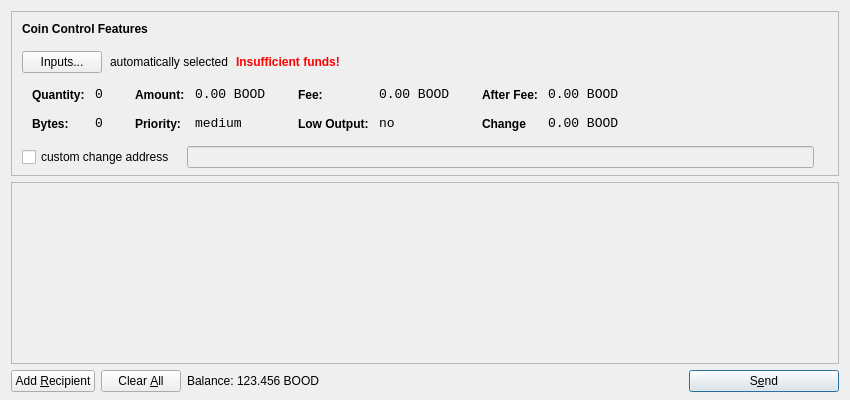
<?xml version="1.0" encoding="UTF-8"?>
<ui version="4.0">
 <class>SendCoinsDialog</class>
 <widget class="QDialog" name="SendCoinsDialog">
  <property name="geometry">
   <rect>
    <x>0</x>
    <y>0</y>
    <width>850</width>
    <height>400</height>
   </rect>
  </property>
  <property name="windowTitle">
   <string>Send Coins</string>
  </property>
  <layout class="QVBoxLayout" name="verticalLayout" stretch="0,1,0">
   <property name="bottomMargin">
    <number>8</number>
   </property>
   <item>
    <widget class="QFrame" name="frameCoinControl">
     <property name="sizePolicy">
      <sizepolicy hsizetype="Expanding" vsizetype="Expanding">
       <horstretch>0</horstretch>
       <verstretch>0</verstretch>
      </sizepolicy>
     </property>
     <property name="maximumSize">
      <size>
       <width>16777215</width>
       <height>16777215</height>
      </size>
     </property>
     <property name="frameShape">
      <enum>QFrame::StyledPanel</enum>
     </property>
     <property name="frameShadow">
      <enum>QFrame::Sunken</enum>
     </property>
     <layout class="QVBoxLayout" name="verticalLayoutCoinControl2">
      <property name="spacing">
       <number>-1</number>
      </property>
      <property name="leftMargin">
       <number>0</number>
      </property>
      <property name="topMargin">
       <number>0</number>
      </property>
      <property name="rightMargin">
       <number>0</number>
      </property>
      <property name="bottomMargin">
       <number>6</number>
      </property>
      <item>
       <layout class="QVBoxLayout" name="verticalLayoutCoinControl" stretch="0,0,0,0,1">
        <property name="spacing">
         <number>0</number>
        </property>
        <property name="leftMargin">
         <number>10</number>
        </property>
        <property name="topMargin">
         <number>10</number>
        </property>
        <item>
         <layout class="QHBoxLayout" name="horizontalLayoutCoinControl1">
          <property name="bottomMargin">
           <number>15</number>
          </property>
          <item>
           <widget class="QLabel" name="labelCoinControlFeatures">
            <property name="sizePolicy">
             <sizepolicy hsizetype="Preferred" vsizetype="Maximum">
              <horstretch>0</horstretch>
              <verstretch>0</verstretch>
             </sizepolicy>
            </property>
            <property name="font">
             <font>
              <weight>75</weight>
              <bold>true</bold>
             </font>
            </property>
            <property name="styleSheet">
             <string notr="true">font-weight:bold;</string>
            </property>
            <property name="text">
             <string>Coin Control Features</string>
            </property>
           </widget>
          </item>
         </layout>
        </item>
        <item>
         <layout class="QHBoxLayout" name="horizontalLayoutCoinControl2" stretch="0,0,0,0">
          <property name="spacing">
           <number>8</number>
          </property>
          <property name="bottomMargin">
           <number>10</number>
          </property>
          <item>
           <widget class="QPushButton" name="pushButtonCoinControl">
            <property name="styleSheet">
             <string notr="true"/>
            </property>
            <property name="text">
             <string>Inputs...</string>
            </property>
           </widget>
          </item>
          <item>
           <widget class="QLabel" name="labelCoinControlAutomaticallySelected">
            <property name="text">
             <string>automatically selected</string>
            </property>
            <property name="margin">
             <number>5</number>
            </property>
           </widget>
          </item>
          <item>
           <widget class="QLabel" name="labelCoinControlInsuffFunds">
            <property name="font">
             <font>
              <weight>75</weight>
              <bold>true</bold>
             </font>
            </property>
            <property name="styleSheet">
             <string notr="true">color:red;font-weight:bold;</string>
            </property>
            <property name="text">
             <string>Insufficient funds!</string>
            </property>
            <property name="margin">
             <number>5</number>
            </property>
           </widget>
          </item>
          <item>
           <spacer name="horizontalSpacerCoinControl">
            <property name="orientation">
             <enum>Qt::Horizontal</enum>
            </property>
            <property name="sizeHint" stdset="0">
             <size>
              <width>40</width>
              <height>1</height>
             </size>
            </property>
           </spacer>
          </item>
         </layout>
        </item>
        <item>
         <widget class="QWidget" name="widgetCoinControl" native="true">
          <property name="sizePolicy">
           <sizepolicy hsizetype="Preferred" vsizetype="Preferred">
            <horstretch>0</horstretch>
            <verstretch>0</verstretch>
           </sizepolicy>
          </property>
          <property name="minimumSize">
           <size>
            <width>0</width>
            <height>0</height>
           </size>
          </property>
          <property name="styleSheet">
           <string notr="true"/>
          </property>
          <layout class="QHBoxLayout" name="horizontalLayoutCoinControl5">
           <property name="margin">
            <number>0</number>
           </property>
           <item>
            <layout class="QHBoxLayout" name="horizontalLayoutCoinControl3" stretch="0,0,0,1">
             <property name="spacing">
              <number>20</number>
             </property>
             <property name="topMargin">
              <number>0</number>
             </property>
             <property name="bottomMargin">
              <number>10</number>
             </property>
             <item>
              <layout class="QFormLayout" name="formLayoutCoinControl1">
               <property name="horizontalSpacing">
                <number>10</number>
               </property>
               <property name="verticalSpacing">
                <number>14</number>
               </property>
               <property name="leftMargin">
                <number>10</number>
               </property>
               <property name="topMargin">
                <number>4</number>
               </property>
               <property name="rightMargin">
                <number>6</number>
               </property>
               <item row="0" column="0">
                <widget class="QLabel" name="labelCoinControlQuantityText">
                 <property name="styleSheet">
                  <string notr="true">font-weight:bold;</string>
                 </property>
                 <property name="text">
                  <string>Quantity:</string>
                 </property>
                 <property name="margin">
                  <number>0</number>
                 </property>
                </widget>
               </item>
               <item row="0" column="1">
                <widget class="QLabel" name="labelCoinControlQuantity">
                 <property name="font">
                  <font>
                   <family>Monospace</family>
                   <pointsize>10</pointsize>
                  </font>
                 </property>
                 <property name="cursor">
                  <cursorShape>IBeamCursor</cursorShape>
                 </property>
                 <property name="contextMenuPolicy">
                  <enum>Qt::ActionsContextMenu</enum>
                 </property>
                 <property name="text">
                  <string>0</string>
                 </property>
                 <property name="margin">
                  <number>0</number>
                 </property>
                 <property name="textInteractionFlags">
                  <set>Qt::LinksAccessibleByMouse|Qt::TextSelectableByKeyboard|Qt::TextSelectableByMouse</set>
                 </property>
                </widget>
               </item>
               <item row="1" column="0">
                <widget class="QLabel" name="labelCoinControlBytesText">
                 <property name="styleSheet">
                  <string notr="true">font-weight:bold;</string>
                 </property>
                 <property name="text">
                  <string>Bytes:</string>
                 </property>
                </widget>
               </item>
               <item row="1" column="1">
                <widget class="QLabel" name="labelCoinControlBytes">
                 <property name="font">
                  <font>
                   <family>Monospace</family>
                   <pointsize>10</pointsize>
                  </font>
                 </property>
                 <property name="cursor">
                  <cursorShape>IBeamCursor</cursorShape>
                 </property>
                 <property name="contextMenuPolicy">
                  <enum>Qt::ActionsContextMenu</enum>
                 </property>
                 <property name="text">
                  <string>0</string>
                 </property>
                 <property name="textInteractionFlags">
                  <set>Qt::LinksAccessibleByMouse|Qt::TextSelectableByKeyboard|Qt::TextSelectableByMouse</set>
                 </property>
                </widget>
               </item>
              </layout>
             </item>
             <item>
              <layout class="QFormLayout" name="formLayoutCoinControl2">
               <property name="horizontalSpacing">
                <number>10</number>
               </property>
               <property name="verticalSpacing">
                <number>14</number>
               </property>
               <property name="leftMargin">
                <number>6</number>
               </property>
               <property name="topMargin">
                <number>4</number>
               </property>
               <property name="rightMargin">
                <number>6</number>
               </property>
               <item row="0" column="0">
                <widget class="QLabel" name="labelCoinControlAmountText">
                 <property name="styleSheet">
                  <string notr="true">font-weight:bold;</string>
                 </property>
                 <property name="text">
                  <string>Amount:</string>
                 </property>
                 <property name="margin">
                  <number>0</number>
                 </property>
                </widget>
               </item>
               <item row="0" column="1">
                <widget class="QLabel" name="labelCoinControlAmount">
                 <property name="font">
                  <font>
                   <family>Monospace</family>
                   <pointsize>10</pointsize>
                  </font>
                 </property>
                 <property name="cursor">
                  <cursorShape>IBeamCursor</cursorShape>
                 </property>
                 <property name="contextMenuPolicy">
                  <enum>Qt::ActionsContextMenu</enum>
                 </property>
                 <property name="text">
                  <string notr="true">0.00 BOOD</string>
                 </property>
                 <property name="textInteractionFlags">
                  <set>Qt::LinksAccessibleByMouse|Qt::TextSelectableByKeyboard|Qt::TextSelectableByMouse</set>
                 </property>
                </widget>
               </item>
               <item row="1" column="0">
                <widget class="QLabel" name="labelCoinControlPriorityText">
                 <property name="styleSheet">
                  <string notr="true">font-weight:bold;</string>
                 </property>
                 <property name="text">
                  <string>Priority:</string>
                 </property>
                </widget>
               </item>
               <item row="1" column="1">
                <widget class="QLabel" name="labelCoinControlPriority">
                 <property name="font">
                  <font>
                   <family>Monospace</family>
                   <pointsize>10</pointsize>
                  </font>
                 </property>
                 <property name="cursor">
                  <cursorShape>IBeamCursor</cursorShape>
                 </property>
                 <property name="contextMenuPolicy">
                  <enum>Qt::ActionsContextMenu</enum>
                 </property>
                 <property name="text">
                  <string>medium</string>
                 </property>
                 <property name="textInteractionFlags">
                  <set>Qt::LinksAccessibleByMouse|Qt::TextSelectableByKeyboard|Qt::TextSelectableByMouse</set>
                 </property>
                </widget>
               </item>
              </layout>
             </item>
             <item>
              <layout class="QFormLayout" name="formLayoutCoinControl3">
               <property name="horizontalSpacing">
                <number>10</number>
               </property>
               <property name="verticalSpacing">
                <number>14</number>
               </property>
               <property name="leftMargin">
                <number>6</number>
               </property>
               <property name="topMargin">
                <number>4</number>
               </property>
               <property name="rightMargin">
                <number>6</number>
               </property>
               <item row="0" column="0">
                <widget class="QLabel" name="labelCoinControlFeeText">
                 <property name="styleSheet">
                  <string notr="true">font-weight:bold;</string>
                 </property>
                 <property name="text">
                  <string>Fee:</string>
                 </property>
                 <property name="margin">
                  <number>0</number>
                 </property>
                </widget>
               </item>
               <item row="0" column="1">
                <widget class="QLabel" name="labelCoinControlFee">
                 <property name="font">
                  <font>
                   <family>Monospace</family>
                   <pointsize>10</pointsize>
                  </font>
                 </property>
                 <property name="cursor">
                  <cursorShape>IBeamCursor</cursorShape>
                 </property>
                 <property name="contextMenuPolicy">
                  <enum>Qt::ActionsContextMenu</enum>
                 </property>
                 <property name="text">
                  <string notr="true">0.00 BOOD</string>
                 </property>
                 <property name="textInteractionFlags">
                  <set>Qt::LinksAccessibleByMouse|Qt::TextSelectableByKeyboard|Qt::TextSelectableByMouse</set>
                 </property>
                </widget>
               </item>
               <item row="1" column="0">
                <widget class="QLabel" name="labelCoinControlLowOutputText">
                 <property name="styleSheet">
                  <string notr="true">font-weight:bold;</string>
                 </property>
                 <property name="text">
                  <string>Low Output:</string>
                 </property>
                </widget>
               </item>
               <item row="1" column="1">
                <widget class="QLabel" name="labelCoinControlLowOutput">
                 <property name="font">
                  <font>
                   <family>Monospace</family>
                   <pointsize>10</pointsize>
                  </font>
                 </property>
                 <property name="cursor">
                  <cursorShape>IBeamCursor</cursorShape>
                 </property>
                 <property name="contextMenuPolicy">
                  <enum>Qt::ActionsContextMenu</enum>
                 </property>
                 <property name="text">
                  <string>no</string>
                 </property>
                 <property name="textInteractionFlags">
                  <set>Qt::LinksAccessibleByMouse|Qt::TextSelectableByKeyboard|Qt::TextSelectableByMouse</set>
                 </property>
                </widget>
               </item>
              </layout>
             </item>
             <item>
              <layout class="QFormLayout" name="formLayoutCoinControl4">
               <property name="horizontalSpacing">
                <number>10</number>
               </property>
               <property name="verticalSpacing">
                <number>14</number>
               </property>
               <property name="leftMargin">
                <number>6</number>
               </property>
               <property name="topMargin">
                <number>4</number>
               </property>
               <property name="rightMargin">
                <number>6</number>
               </property>
               <item row="0" column="0">
                <widget class="QLabel" name="labelCoinControlAfterFeeText">
                 <property name="styleSheet">
                  <string notr="true">font-weight:bold;</string>
                 </property>
                 <property name="text">
                  <string>After Fee:</string>
                 </property>
                 <property name="margin">
                  <number>0</number>
                 </property>
                </widget>
               </item>
               <item row="0" column="1">
                <widget class="QLabel" name="labelCoinControlAfterFee">
                 <property name="font">
                  <font>
                   <family>Monospace</family>
                   <pointsize>10</pointsize>
                  </font>
                 </property>
                 <property name="cursor">
                  <cursorShape>IBeamCursor</cursorShape>
                 </property>
                 <property name="contextMenuPolicy">
                  <enum>Qt::ActionsContextMenu</enum>
                 </property>
                 <property name="text">
                  <string notr="true">0.00 BOOD</string>
                 </property>
                 <property name="textInteractionFlags">
                  <set>Qt::LinksAccessibleByMouse|Qt::TextSelectableByKeyboard|Qt::TextSelectableByMouse</set>
                 </property>
                </widget>
               </item>
               <item row="1" column="0">
                <widget class="QLabel" name="labelCoinControlChangeText">
                 <property name="styleSheet">
                  <string notr="true">font-weight:bold;</string>
                 </property>
                 <property name="text">
                  <string>Change</string>
                 </property>
                </widget>
               </item>
               <item row="1" column="1">
                <widget class="QLabel" name="labelCoinControlChange">
                 <property name="font">
                  <font>
                   <family>Monospace</family>
                   <pointsize>10</pointsize>
                  </font>
                 </property>
                 <property name="cursor">
                  <cursorShape>IBeamCursor</cursorShape>
                 </property>
                 <property name="contextMenuPolicy">
                  <enum>Qt::ActionsContextMenu</enum>
                 </property>
                 <property name="text">
                  <string notr="true">0.00 BOOD</string>
                 </property>
                 <property name="textInteractionFlags">
                  <set>Qt::LinksAccessibleByMouse|Qt::TextSelectableByKeyboard|Qt::TextSelectableByMouse</set>
                 </property>
                </widget>
               </item>
              </layout>
             </item>
            </layout>
           </item>
          </layout>
         </widget>
        </item>
        <item>
         <layout class="QHBoxLayout" name="horizontalLayoutCoinControl4" stretch="0,0,0">
          <property name="spacing">
           <number>12</number>
          </property>
          <property name="sizeConstraint">
           <enum>QLayout::SetDefaultConstraint</enum>
          </property>
          <property name="topMargin">
           <number>5</number>
          </property>
          <property name="rightMargin">
           <number>5</number>
          </property>
          <item>
           <widget class="QCheckBox" name="checkBoxCoinControlChange">
            <property name="text">
             <string>custom change address</string>
            </property>
           </widget>
          </item>
          <item>
           <widget class="QLineEdit" name="lineEditCoinControlChange">
            <property name="enabled">
             <bool>false</bool>
            </property>
            <property name="sizePolicy">
             <sizepolicy hsizetype="Expanding" vsizetype="Fixed">
              <horstretch>0</horstretch>
              <verstretch>0</verstretch>
             </sizepolicy>
            </property>
           </widget>
          </item>
          <item>
           <widget class="QLabel" name="labelCoinControlChangeLabel">
            <property name="sizePolicy">
             <sizepolicy hsizetype="Preferred" vsizetype="Expanding">
              <horstretch>0</horstretch>
              <verstretch>0</verstretch>
             </sizepolicy>
            </property>
            <property name="minimumSize">
             <size>
              <width>0</width>
              <height>0</height>
             </size>
            </property>
            <property name="text">
             <string/>
            </property>
            <property name="margin">
             <number>3</number>
            </property>
           </widget>
          </item>
         </layout>
        </item>
        <item>
         <spacer name="verticalSpacerCoinControl">
          <property name="orientation">
           <enum>Qt::Vertical</enum>
          </property>
          <property name="sizeHint" stdset="0">
           <size>
            <width>800</width>
            <height>1</height>
           </size>
          </property>
         </spacer>
        </item>
       </layout>
      </item>
     </layout>
    </widget>
   </item>
   <item>
    <widget class="QScrollArea" name="scrollArea">
     <property name="widgetResizable">
      <bool>true</bool>
     </property>
     <widget class="QWidget" name="scrollAreaWidgetContents">
      <property name="geometry">
       <rect>
        <x>0</x>
        <y>0</y>
        <width>830</width>
        <height>165</height>
       </rect>
      </property>
      <layout class="QVBoxLayout" name="verticalLayout_2">
       <property name="margin">
        <number>0</number>
       </property>
       <item>
        <layout class="QVBoxLayout" name="entries">
         <property name="spacing">
          <number>6</number>
         </property>
        </layout>
       </item>
       <item>
        <spacer name="verticalSpacer">
         <property name="orientation">
          <enum>Qt::Vertical</enum>
         </property>
         <property name="sizeHint" stdset="0">
          <size>
           <width>20</width>
           <height>40</height>
          </size>
         </property>
        </spacer>
       </item>
      </layout>
     </widget>
    </widget>
   </item>
   <item>
    <layout class="QHBoxLayout" name="horizontalLayout">
     <item>
      <widget class="QPushButton" name="addButton">
       <property name="toolTip">
        <string>Send to multiple recipients at once</string>
       </property>
       <property name="text">
        <string>Add &amp;Recipient</string>
       </property>
       <property name="autoDefault">
        <bool>false</bool>
       </property>
      </widget>
     </item>
     <item>
      <widget class="QPushButton" name="clearButton">
       <property name="sizePolicy">
        <sizepolicy hsizetype="Minimum" vsizetype="Fixed">
         <horstretch>0</horstretch>
         <verstretch>0</verstretch>
        </sizepolicy>
       </property>
       <property name="toolTip">
        <string>Remove all transaction fields</string>
       </property>
       <property name="text">
        <string>Clear &amp;All</string>
       </property>
       <property name="autoRepeatDelay">
        <number>300</number>
       </property>
       <property name="autoDefault">
        <bool>false</bool>
       </property>
      </widget>
     </item>
     <item>
      <layout class="QHBoxLayout" name="horizontalLayout_2">
       <property name="spacing">
        <number>3</number>
       </property>
       <item>
        <widget class="QLabel" name="label">
         <property name="sizePolicy">
          <sizepolicy hsizetype="Preferred" vsizetype="Fixed">
           <horstretch>0</horstretch>
           <verstretch>0</verstretch>
          </sizepolicy>
         </property>
         <property name="text">
          <string>Balance:</string>
         </property>
        </widget>
       </item>
       <item>
        <widget class="QLabel" name="labelBalance">
         <property name="sizePolicy">
          <sizepolicy hsizetype="Preferred" vsizetype="Fixed">
           <horstretch>0</horstretch>
           <verstretch>0</verstretch>
          </sizepolicy>
         </property>
         <property name="cursor">
          <cursorShape>IBeamCursor</cursorShape>
         </property>
         <property name="text">
          <string>123.456 BOOD</string>
         </property>
         <property name="textInteractionFlags">
          <set>Qt::LinksAccessibleByMouse|Qt::TextSelectableByKeyboard|Qt::TextSelectableByMouse</set>
         </property>
        </widget>
       </item>
      </layout>
     </item>
     <item>
      <spacer name="horizontalSpacer">
       <property name="orientation">
        <enum>Qt::Horizontal</enum>
       </property>
       <property name="sizeHint" stdset="0">
        <size>
         <width>40</width>
         <height>20</height>
        </size>
       </property>
      </spacer>
     </item>
     <item>
      <widget class="QPushButton" name="sendButton">
       <property name="minimumSize">
        <size>
         <width>150</width>
         <height>0</height>
        </size>
       </property>
       <property name="toolTip">
        <string>Confirm the send action</string>
       </property>
       <property name="text">
        <string>S&amp;end</string>
       </property>
       <property name="icon">
        <iconset resource="../bitcoin.qrc">
         <normaloff>:/icons/send</normaloff>:/icons/send</iconset>
       </property>
       <property name="default">
        <bool>true</bool>
       </property>
      </widget>
     </item>
    </layout>
   </item>
  </layout>
 </widget>
 <resources>
  <include location="../bitcoin.qrc"/>
 </resources>
 <connections/>
</ui>
